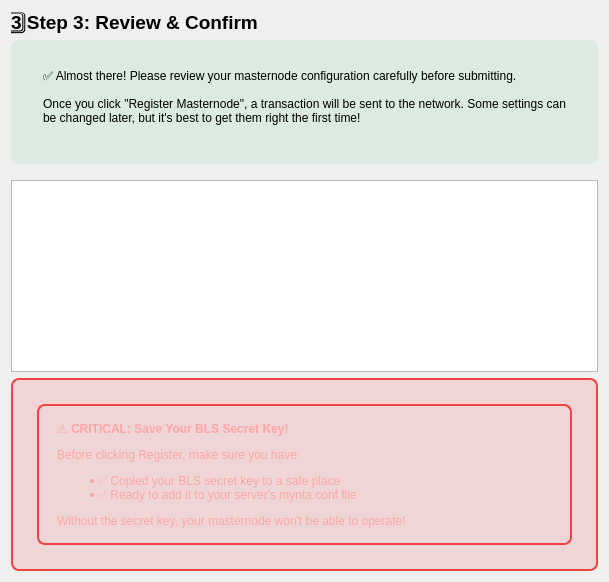
         <widget class="QWidget" name="confirmPage">
          <layout class="QVBoxLayout" name="confirmLayout">
           <item>
            <widget class="QLabel" name="confirmTitle">
             <property name="font">
              <font>
               <pointsize>14</pointsize>
               <weight>75</weight>
               <bold>true</bold>
              </font>
             </property>
             <property name="text">
              <string>3️⃣ Step 3: Review &amp; Confirm</string>
             </property>
            </widget>
           </item>
           <item>
            <widget class="QFrame" name="confirmInfoFrame">
             <property name="styleSheet">
              <string>QFrame { background-color: rgba(34, 197, 94, 0.1); border-radius: 8px; padding: 10px; margin-bottom: 10px; }</string>
             </property>
             <layout class="QVBoxLayout" name="confirmInfoLayout">
              <item>
               <widget class="QLabel" name="confirmDescription">
                <property name="text">
                 <string>✅ Almost there! Please review your masternode configuration carefully before submitting.

Once you click "Register Masternode", a transaction will be sent to the network. Some settings can be changed later, but it's best to get them right the first time!</string>
                </property>
                <property name="wordWrap">
                 <bool>true</bool>
                </property>
                <property name="styleSheet">
                 <string>background: transparent;</string>
                </property>
               </widget>
              </item>
             </layout>
            </widget>
           </item>
           <item>
            <widget class="QPlainTextEdit" name="confirmationSummary">
             <property name="readOnly">
              <bool>true</bool>
             </property>
             <property name="toolTip">
              <string>This summary shows all the details of your masternode registration. Review each line carefully before proceeding.</string>
             </property>
            </widget>
           </item>
           <item>
            <widget class="QFrame" name="warningFrame">
             <property name="styleSheet">
              <string>QFrame { background-color: rgba(239, 68, 68, 0.15); border: 2px solid #ef4444; border-radius: 8px; padding: 15px; }</string>
             </property>
             <layout class="QHBoxLayout" name="warningLayout">
              <item>
               <widget class="QLabel" name="confirmWarning">
                <property name="text">
                 <string>&lt;html&gt;&lt;head/&gt;&lt;body&gt;
&lt;p&gt;&lt;b&gt;⚠️ CRITICAL: Save Your BLS Secret Key!&lt;/b&gt;&lt;/p&gt;
&lt;p&gt;Before clicking Register, make sure you have:&lt;/p&gt;
&lt;ul&gt;
&lt;li&gt;✅ Copied your BLS secret key to a safe place&lt;/li&gt;
&lt;li&gt;✅ Ready to add it to your server's mynta.conf file&lt;/li&gt;
&lt;/ul&gt;
&lt;p&gt;Without the secret key, your masternode won't be able to operate!&lt;/p&gt;
&lt;/body&gt;&lt;/html&gt;</string>
                </property>
                <property name="wordWrap">
                 <bool>true</bool>
                </property>
                <property name="styleSheet">
                 <string>background: transparent; color: #fca5a5;</string>
                </property>
               </widget>
              </item>
             </layout>
            </widget>
           </item>
          </layout>
         </widget>
